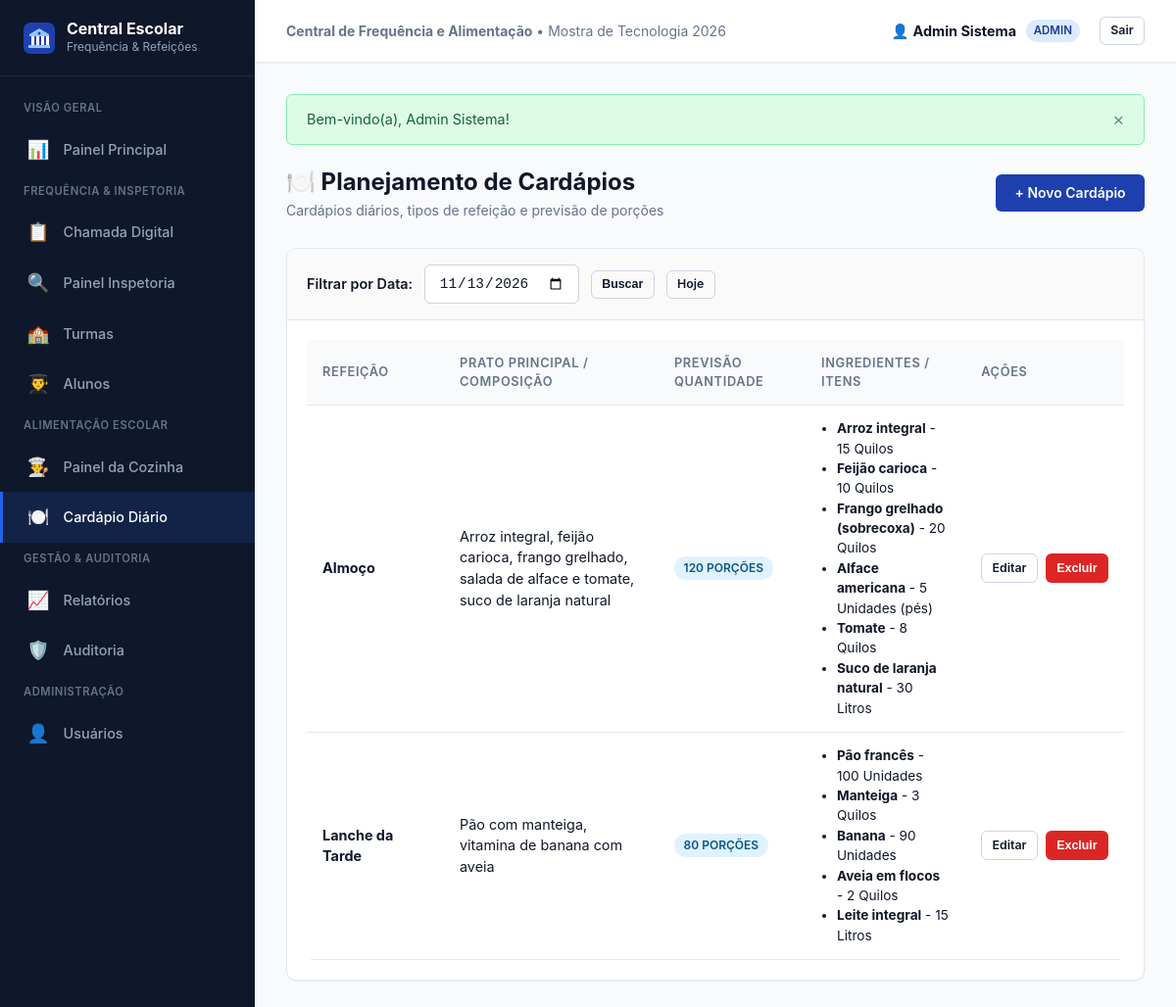
Screenshot of /cardapios (signed in) with the database file from the repository.
### tables this page shows
CREATE TABLE IF NOT EXISTS cardapio (
    id                  INT UNSIGNED    NOT NULL AUTO_INCREMENT,
    data                DATE            NOT NULL COMMENT 'Data do cardápio',
    tipo_refeicao       ENUM('cafe_manha','almoco','lanche_tarde','jantar') NOT NULL
                        COMMENT 'Tipo de refeição',
    descricao           TEXT            NOT NULL COMMENT 'Descrição geral do cardápio',
    previsao_quantidade INT UNSIGNED    NULL     COMMENT 'Quantidade prevista de refeições',
    created_at          DATETIME        NOT NULL DEFAULT CURRENT_TIMESTAMP,
    updated_at          DATETIME        NOT NULL DEFAULT CURRENT_TIMESTAMP ON UPDATE CURRENT_TIMESTAMP,
    PRIMARY KEY (id),
     
    UNIQUE KEY uk_cardapio_data_tipo (data, tipo_refeicao)
);

CREATE TABLE IF NOT EXISTS item_cardapio (
    id                  INT UNSIGNED    NOT NULL AUTO_INCREMENT,
    cardapio_id         INT UNSIGNED    NOT NULL COMMENT 'FK para cardapio',
    nome_item           VARCHAR(150)    NOT NULL COMMENT 'Nome do item (ex: Arroz integral)',
    quantidade_prevista INT UNSIGNED    NULL     COMMENT 'Quantidade prevista do item',
    observacao          TEXT            NULL     COMMENT 'Observação sobre o item',
    PRIMARY KEY (id),
    CONSTRAINT fk_item_cardapio_cardapio
        FOREIGN KEY (cardapio_id) REFERENCES cardapio(id)
        ON DELETE CASCADE ON UPDATE CASCADE
);

### app/controllers/CardapiosController.php (called while the page is built, shortened)
<?php
class CardapiosController extends Controller
{
    public function index(): void
    {
        $cardapioModel = $this->model('Cardapio');
        $itemModel = $this->model('ItemCardapio');
        $dataFiltro = $_GET['data'] ?? date('Y-m-d');
        $cardapios = $cardapioModel->findByData($dataFiltro);
        $itensMap = [];
        foreach ($cardapios as $c) {
            $itensMap[$c->id] = $itemModel->findByCardapio($c->id);
        }
        $this->view('cardapios/index', [
            'titulo'     => 'Cardápio Escolar',
            'cardapios'  => $cardapios,
            'itensMap'   => $itensMap,
            'dataFiltro' => $dataFiltro,
        ]);
    }
}

### core/App.php (called while the page is built, shortened)
<?php
class App
{
    protected string $method = 'index';
    public function __construct()
    {
        $url = $this->parseUrl();
        if (isset($url[0]) && !empty($url[0])) {
            $nomeControlador = ucfirst(strtolower($url[0])) . 'Controller';
            $arquivoControlador = ROOT_PATH . '/app/controllers/' . $nomeControlador . '.php';
            if (file_exists($arquivoControlador)) {
                unset($url[0]);
            } else {
                $this->exibir404();
                return;
            }
        }
        $this->controller = new $this->controller();
        $this->params = $url ? array_values($url) : [];
        call_user_func_array([$this->controller, $this->method], $this->params);
    }
    protected function parseUrl(): array
    {
        if (isset($_GET['url'])) {
            $url = filter_var(rtrim($_GET['url'], '/'), FILTER_SANITIZE_URL);
            return explode('/', $url);
        }
        return [];
    }
}

### index.php (called while the page is built, shortened)
<?php
require_once ROOT_PATH . '/config/database.php';
require_once ROOT_PATH . '/core/App.php';
require_once ROOT_PATH . '/core/Controller.php';
require_once ROOT_PATH . '/core/Model.php';
require_once ROOT_PATH . '/core/Middleware.php';
require_once ROOT_PATH . '/core/Helpers.php';
$app = new App();

### core/Middleware.php (called while the page is built, shortened)
<?php
class Middleware
{
    public static function isLoggedIn(): bool
    {
        return isset($_SESSION['usuario_id']);
    }
    public static function hasRole(string $role): bool
    {
        return $_SESSION['usuario_perfil'] === $role;
    }
}

### config/database.php (called while the page is built, shortened)
<?php
class Database
{
    private static ?Database $instance = null;
    private function __construct()
    {
        $dsn = 'mysql:host=' . DB_HOST . ';dbname=' . DB_NAME . ';charset=' . DB_CHARSET;
        $opcoes = [
            PDO::ATTR_ERRMODE            => PDO::ERRMODE_EXCEPTION,
            PDO::ATTR_DEFAULT_FETCH_MODE => PDO::FETCH_OBJ,
            PDO::ATTR_EMULATE_PREPARES   => false,
        ];
        try {
            $this->pdo = new PDO($dsn, DB_USER, DB_PASS, $opcoes);
        } catch (PDOException $e) {
            die('Erro ao conectar com o banco de dados: ' . $e->getMessage());
        }
    }
    public static function connect(): PDO
    {
        if (self::$instance === null) {
            self::$instance = new self();
        }
        return self::$instance->pdo;
    }
}

### core/Model.php (called while the page is built, shortened)
<?php
class Model
{
    public function __construct()
    {
        $this->db = Database::connect();
    }
}

### app/models/Cardapio.php (called while the page is built, shortened)
<?php
class Cardapio extends Model
{
    public function findByData(string $data): array
    {
        $stmt = $this->db->prepare("SELECT * FROM cardapio WHERE data = :data ORDER BY FIELD(tipo_refeicao, 'cafe_manha','almoco','lanche_tarde','jantar')");
        $stmt->execute(['data' => $data]);
        return $stmt->fetchAll();
    }
}

### app/models/ItemCardapio.php (called while the page is built, shortened)
<?php
class ItemCardapio extends Model
{
    public function findByCardapio(int $cardapioId): array
    {
        $stmt = $this->db->prepare("SELECT * FROM item_cardapio WHERE cardapio_id = :cardapio_id ORDER BY id");
        $stmt->execute(['cardapio_id' => $cardapioId]);
        return $stmt->fetchAll();
    }
}

### app/views/cardapios/index.php (the view)
<div class="page-header">
    <div>
        <h1 class="page-header-title">🍽️ Planejamento de Cardápios</h1>
        <p class="breadcrumb-info">Cardápios diários, tipos de refeição e previsão de porções</p>
    </div>
    <?php if (Middleware::hasRole('admin') || Middleware::hasRole('cozinha')): ?>
        <div class="page-header-actions">
            <a href="<?= BASE_URL ?>/cardapios/criar" class="btn btn-primary">+ Novo Cardápio</a>
        </div>
    <?php endif; ?>
</div>
<div class="card">
    <div class="card-header">
        <form method="GET" action="<?= BASE_URL ?>/cardapios" style="display: flex; gap: 0.75rem; align-items: center; width: 100%;">
            <label for="data" style="font-weight: 600; font-size: 0.9rem;">Filtrar por Data:</label>
            <input type="date" id="data" name="data" class="form-control" style="width: auto;" value="<?= $dataFiltro ?>">
            <button type="submit" class="btn btn-outline btn-sm">Buscar</button>
            <a href="<?= BASE_URL ?>/cardapios?data=<?= date('Y-m-d') ?>" class="btn btn-outline btn-sm">Hoje</a>
        </form>
    </div>
    <div class="card-body">
        <?php if (empty($cardapios)): ?>
            <div class="empty-state">
                <div class="empty-state-icon">🍽️</div>
                <div class="empty-state-title">Nenhum cardápio cadastrado para <?= formatDate($dataFiltro) ?></div>
                <p>Cadastre o cardápio das refeições para planejar a quantidade necessária.</p>
            </div>
        <?php else: ?>
            <div class="table-container">
                <table>
                    <thead>
                        <tr>
                            <th style="width: 140px;">Refeição</th>
                            <th>Prato Principal / Composição</th>
                            <th style="width: 150px;">Previsão Quantidade</th>
                            <th>Ingredientes / Itens</th>
                            <?php if (Middleware::hasRole('admin') || Middleware::hasRole('cozinha')): ?>
                                <th style="width: 120px;">Ações</th>
                            <?php endif; ?>
                        </tr>
                    </thead>
                    <tbody>
                        <?php foreach ($cardapios as $c): ?>
                            <tr>
                                <td>
                                    <strong>
                                        <?php
                                        echo match($c->tipo_refeicao) {
                                            'cafe_manha'   => 'Café da Manhã',
                                            'almoco'       => 'Almoço',
                                            'lanche_tarde' => 'Lanche da Tarde',
                                            'jantar'       => 'Jantar',
                                            default        => $c->tipo_refeicao
                                        };
                                        ?>
                                    </strong>
                                </td>
                                <td><?= sanitize($c->descricao) ?></td>
                                <td>
                                    <span class="badge badge-info"><?= $c->previsao_quantidade ?? 'Automática' ?> porções</span>
                                </td>
                                <td>
                                    <?php
                                    $itens = $itensMap[$c->id] ?? [];
                                    if (empty($itens)):
                                    ?>
                                        <span style="color: var(--text-light); font-size: 0.8rem;">Sem itens detalhados</span>
                                    <?php else: ?>
                                        <ul style="padding-left: 1rem; margin: 0; font-size: 0.85rem;">
                                            <?php foreach ($itens as $it): ?>
                                                <li>
                                                    <strong><?= sanitize($it->nome_item) ?></strong>
                                                    <?php if (!empty($it->quantidade_prevista)): ?>
                                                        - <?= $it->quantidade_prevista ?> <?= sanitize($it->observacao ?? '') ?>
                                                    <?php endif; ?>
                                                </li>
                                            <?php endforeach; ?>
                                        </ul>
                                    <?php endif; ?>
                                </td>
                                <?php if (Middleware::hasRole('admin') || Middleware::hasRole('cozinha')): ?>
                                    <td>
                                        <div style="display: flex; gap: 0.5rem;">
                                            <a href="<?= BASE_URL ?>/cardapios/editar/<?= $c->id ?>" class="btn btn-outline btn-sm">Editar</a>
                                            <?php if (Middleware::hasRole('admin')): ?>
                                                <form action="<?= BASE_URL ?>/cardapios/excluir/<?= $c->id ?>" method="POST" onsubmit="return confirm('Excluir este cardápio?');">
                                                    <button type="submit" class="btn btn-danger btn-sm">Excluir</button>
                                                </form>
                                            <?php endif; ?>
                                        </div>
                                    </td>
                                <?php endif; ?>
                            </tr>
                        <?php endforeach; ?>
                    </tbody>
                </table>
            </div>
        <?php endif; ?>
    </div>
</div>

### public/css/style.css (style rules this page uses)
:root { --primary: #1e40af; --primary-hover: #1d4ed8; --primary-light: #dbeafe; --primary-dark: #1e3a8a; --success: #16a34a; --success-light: #dcfce7; --success-border: #86efac; --warning: #d97706; --warning-light: #fef3c7; --warning-border: #fcd34d; --danger: #dc2626; --danger-light: #fee2e2; --danger-border: #fca5a5; --info: #0284c7; --info-light: #e0f2fe; --info-border: #7dd3fc; --bg-app: #f8fafc; --surface: #ffffff; --surface-hover: #f1f5f9; --border: #e2e8f0; --border-dark: #cbd5e1; --text-main: #0f172a; --text-muted: #64748b; --text-light: #94a3b8; --sidebar-bg: #0f172a; --sidebar-hover: #1e293b; --sidebar-active: #2563eb; --sidebar-text: #94a3b8; --sidebar-text-active: #ffffff; --radius-sm: 6px; --radius-md: 10px; --radius-lg: 14px; --shadow-sm: 0 1px 2px 0 rgba(0, 0, 0, 0.05); --shadow-md: 0 4px 6px -1px rgba(0, 0, 0, 0.1), 0 2px 4px -2px rgba(0, 0, 0, 0.1); --shadow-lg: 0 10px 15px -3px rgba(0, 0, 0, 0.1), 0 4px 6px -4px rgba(0, 0, 0, 0.1); --transition: all 0.2s cubic-bezier(0.4, 0, 0.2, 1); }
*, *::before, *::after { box-sizing: border-box; margin: 0; padding: 0; }
body { font-family: -apple-system, BlinkMacSystemFont, "Segoe UI", Roboto, Helvetica, Arial, sans-serif; background-color: var(--bg-app); color: var(--text-main); line-height: 1.5; font-size: 15px; -webkit-font-smoothing: antialiased; }
.breadcrumb-info { font-size: 0.875rem; color: var(--text-muted); }
.page-header { display: flex; align-items: center; justify-content: space-between; margin-bottom: 1.75rem; flex-wrap: wrap; gap: 1rem; }
.page-header-title { font-size: 1.5rem; font-weight: 700; color: var(--text-main); display: flex; align-items: center; gap: 0.6rem; }
.page-header-actions { display: flex; align-items: center; gap: 0.75rem; }
.card { background-color: var(--surface); border-radius: var(--radius-md); border: 1px solid var(--border); box-shadow: var(--shadow-sm); margin-bottom: 1.5rem; overflow: hidden; }
.card-header { padding: 1rem 1.25rem; border-bottom: 1px solid var(--border); background-color: #fafafa; display: flex; align-items: center; justify-content: space-between; }
.card-body { padding: 1.25rem; }
.btn { display: inline-flex; align-items: center; justify-content: center; gap: 0.5rem; padding: 0.55rem 1.15rem; font-size: 0.875rem; font-weight: 600; border-radius: var(--radius-sm); border: 1px solid transparent; cursor: pointer; text-decoration: none; transition: var(--transition); line-height: 1.3; }
.btn-primary { background-color: var(--primary); color: #ffffff; }
.btn-danger { background-color: var(--danger); color: #ffffff; }
.btn-outline { background-color: transparent; border-color: var(--border-dark); color: var(--text-main); }
.btn-sm { padding: 0.35rem 0.65rem; font-size: 0.775rem; }
.table-container { width: 100%; overflow-x: auto; border-radius: var(--radius-sm); }
table { width: 100%; border-collapse: collapse; text-align: left; font-size: 0.9rem; }
table th { background-color: #f8fafc; color: var(--text-muted); font-weight: 600; font-size: 0.8rem; text-transform: uppercase; letter-spacing: 0.05em; padding: 0.85rem 1rem; border-bottom: 1px solid var(--border); }
table td { padding: 0.85rem 1rem; border-bottom: 1px solid var(--border); color: var(--text-main); vertical-align: middle; }
.form-control { width: 100%; padding: 0.6rem 0.85rem; font-size: 0.9rem; border-radius: var(--radius-sm); border: 1px solid var(--border-dark); background-color: var(--surface); color: var(--text-main); transition: var(--transition); outline: none; }
.badge { display: inline-flex; align-items: center; gap: 0.35rem; padding: 0.2rem 0.6rem; border-radius: 9999px; font-size: 0.75rem; font-weight: 600; text-transform: uppercase; }
.badge-info { background-color: var(--info-light); color: #075985; }

### rows the page displays
cardapio: tipo_refeicao "Almoço", descricao "Arroz integral, feijão carioca, frango grelhado, salada de alface e tomate, suco de laranja natural", previsao_quantidade "120"
item_cardapio: nome_item "Arroz integral", quantidade_prevista "15", observacao "Quilos"
item_cardapio: nome_item "Feijão carioca", quantidade_prevista "10", observacao "Quilos"
item_cardapio: nome_item "Frango grelhado (sobrecoxa)", quantidade_prevista "20", observacao "Quilos"
item_cardapio: nome_item "Alface americana", quantidade_prevista "5", observacao "Unidades (pés)"
item_cardapio: nome_item "Tomate", quantidade_prevista "8", observacao "Quilos"
item_cardapio: nome_item "Suco de laranja natural", quantidade_prevista "30", observacao "Litros"
cardapio: tipo_refeicao "Lanche da Tarde", descricao "Pão com manteiga, vitamina de banana com aveia", previsao_quantidade "80"
item_cardapio: nome_item "Pão francês", quantidade_prevista "100", observacao "Unidades"
item_cardapio: nome_item "Manteiga", quantidade_prevista "3", observacao "Quilos"
item_cardapio: nome_item "Banana", quantidade_prevista "90", observacao "Unidades"
item_cardapio: nome_item "Aveia em flocos", quantidade_prevista "2", observacao "Quilos"
item_cardapio: nome_item "Leite integral", quantidade_prevista "15", observacao "Litros"

### other values shown
APP_NAME "Central de Frequência e Alimentação"
$usuarioAtual['nome'] "Admin Sistema"
$perfilAtual "ADMIN"
$flash['message'] "Bem-vindo(a), Admin Sistema!"
